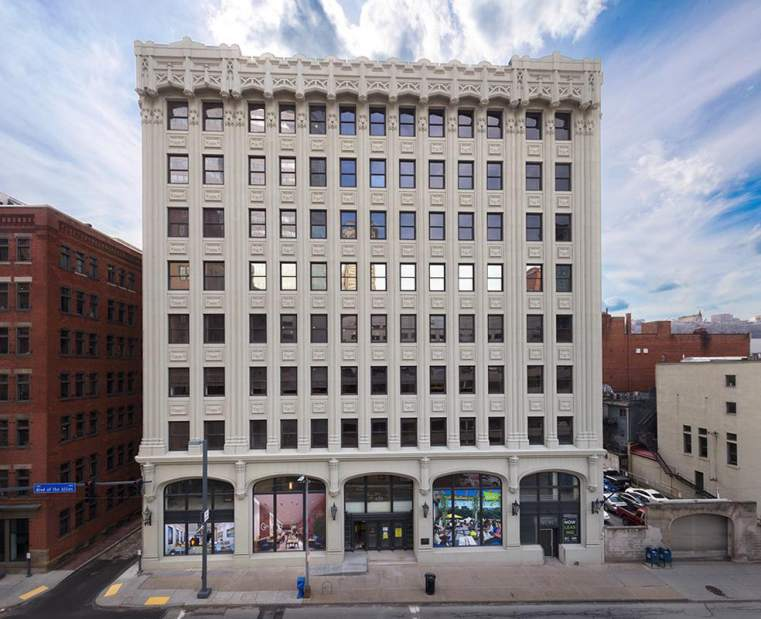
#> input picture data/building.jpg, 761 x 619 px
$ python inpainting_pretrained.py
#> lines starting #> are read from the running program, lines starting #| are printed output that depends on the picture; after the words box and inside, x2 and y2 are one past the last pixel; in counts of white or black regions, pixels touching at a corner belong together
### libs/util.py
from random import randint

import cv2
import matplotlib.pyplot as plt
import numpy as np


def random_mask(height, width, channels=3):
    """Generates a random irregular mask with lines, circles and elipses"""
    img = np.zeros((height, width, channels), np.uint8)

    # Set size scale
    size = int((width + height) * 0.03)
    if width < 64 or height < 64:
        raise Exception("Width and Height of mask must be at least 64!")

    # Draw random lines
    for _ in range(randint(1, 20)):
        x1, x2 = randint(1, width), randint(1, width)
        y1, y2 = randint(1, height), randint(1, height)
        thickness = randint(3, size)
        cv2.line(img,(x1,y1),(x2,y2),(1,1,1),thickness)

    # Draw random circles
    for _ in range(randint(1, 20)):
        x1, y1 = randint(1, width), randint(1, height)
        radius = randint(3, size)
        cv2.circle(img,(x1,y1),radius,(1,1,1), -1)

    # Draw random ellipses
    for _ in range(randint(1, 20)):
        x1, y1 = randint(1, width), randint(1, height)
        s1, s2 = randint(1, width), randint(1, height)
        a1, a2, a3 = randint(3, 180), randint(3, 180), randint(3, 180)
        thickness = randint(3, size)
        cv2.ellipse(img, (x1,y1), (s1,s2), a1, a2, a3,(1,1,1), thickness)

    return 1-img


# [7 lines left out: function plot_images, not called in this run]

### inpainting_pretrained.py

# coding: utf-8

# Predictions for images of arbitrary size

from copy import deepcopy

import cv2
from skimage.io import imsave

# Import modules from libs/ directory
from libs.pconv_model import PConvUnet
from libs.util import random_mask, plot_images

# Load image
img = cv2.imread('./data/building.jpg')
#> img is the input picture: shape (619, 761, 3); mean B, G, R 141.5, 137.1, 140.9
img = cv2.cvtColor(img, cv2.COLOR_BGR2RGB)
img = img / 255
shape = img.shape
#> shape = (619, 761, 3)
print(f"Shape of image is: {shape}")
#| Shape of image is: (619, 761, 3)

# Load mask
mask = random_mask(shape[0], shape[1])
#> after the loop in random_mask, `for _ in range(randint(1, 20)):`:
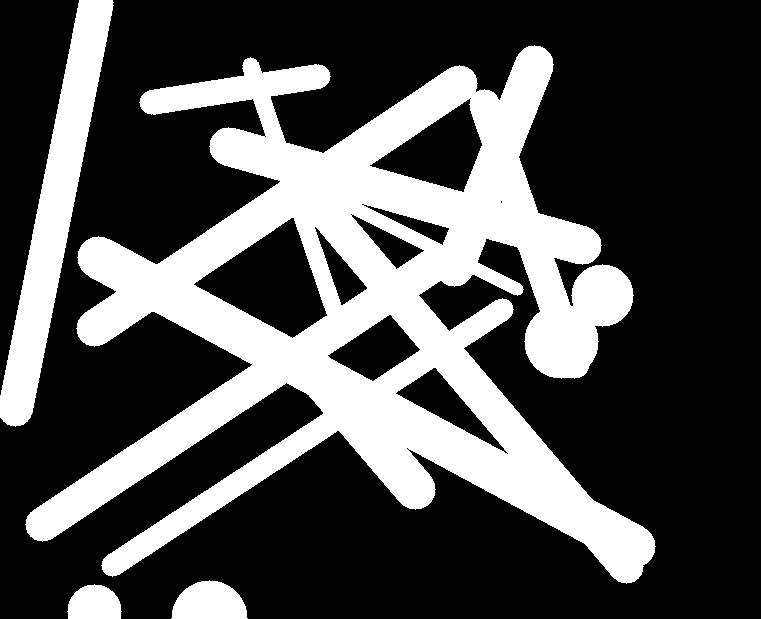
#> img: shape (619, 761, 3); values 0 (black) and 1 (white), 30.5% white; 4 white regions, box (x1, y1, x2, y2) and area: (25, 45, 656, 584) 125014, (0, 0, 114, 427) 15007, (171, 580, 248, 619) 2295, (67, 584, 122, 619) 1543
#> after the loop in random_mask, `for _ in range(randint(1, 20)):`:
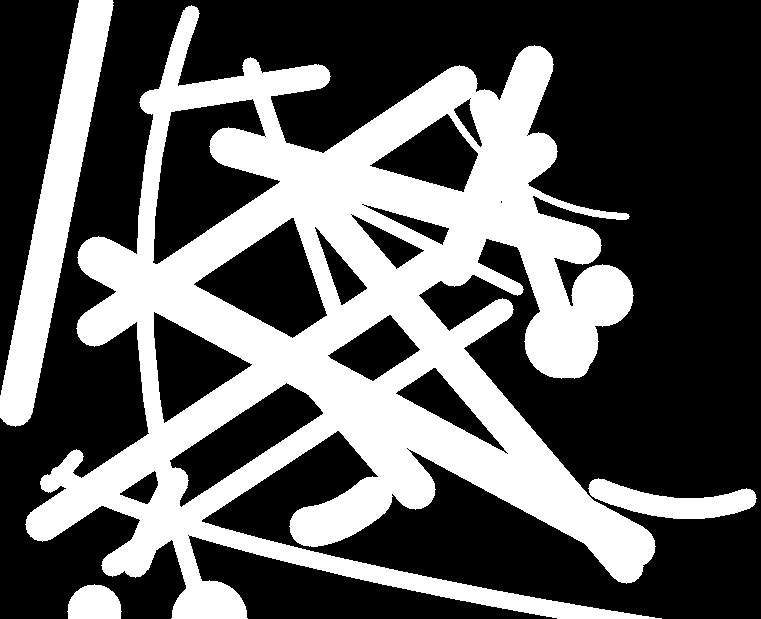
#> img: shape (619, 761, 3); values 0 (black) and 1 (white), 36.4% white; 4 white regions, box (x1, y1, x2, y2) and area: (25, 5, 662, 619) 151445, (0, 0, 114, 427) 15007, (588, 478, 757, 519) 3509, (67, 584, 122, 619) 1543

# Image + mask
masked_img = deepcopy(img)
masked_img[mask==0] = 1
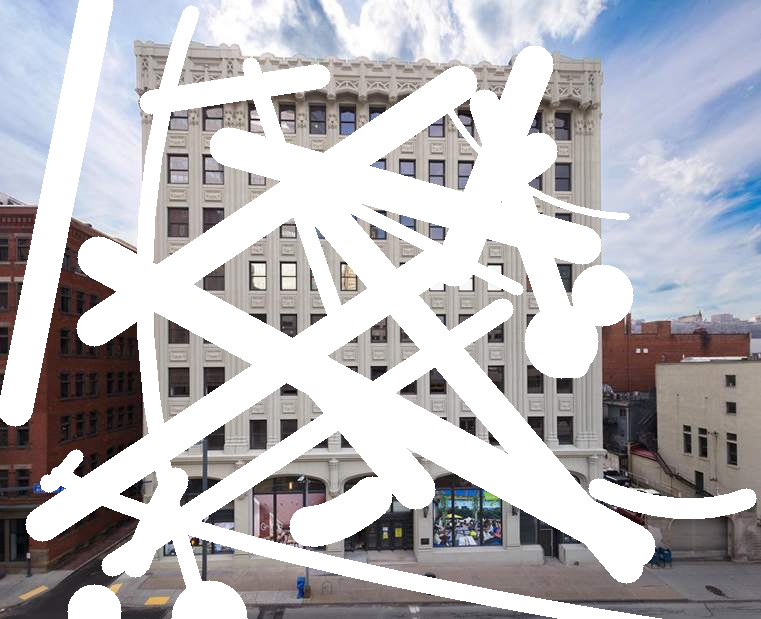
#> masked_img: shape (619, 761, 3) float64; mean R, G, B 0.724, 0.718, 0.735

#> (the run stopped early here; a loop or call above may not have finished)
